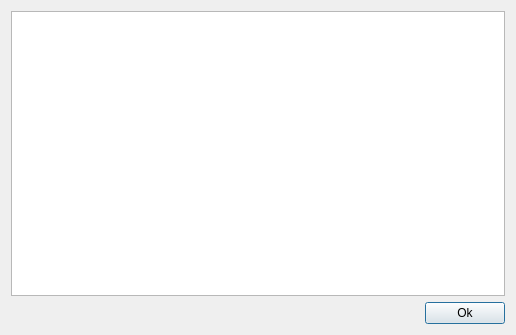
<?xml version="1.0" encoding="UTF-8"?>
<ui version="4.0">
 <class>ShowLog</class>
 <widget class="QDialog" name="ShowLog">
  <property name="geometry">
   <rect>
    <x>0</x>
    <y>0</y>
    <width>516</width>
    <height>335</height>
   </rect>
  </property>
  <property name="windowTitle">
   <string>View Logs</string>
  </property>
  <layout class="QVBoxLayout" name="verticalLayout">
   <item>
    <widget class="QTextBrowser" name="textBrowser"/>
   </item>
   <item>
    <layout class="QHBoxLayout" name="horizontalLayout">
     <item>
      <spacer name="horizontalSpacer">
       <property name="orientation">
        <enum>Qt::Horizontal</enum>
       </property>
       <property name="sizeHint" stdset="0">
        <size>
         <width>40</width>
         <height>20</height>
        </size>
       </property>
      </spacer>
     </item>
     <item>
      <widget class="QPushButton" name="btnOk">
       <property name="text">
        <string>Ok</string>
       </property>
      </widget>
     </item>
    </layout>
   </item>
  </layout>
 </widget>
 <layoutdefault spacing="6" margin="11"/>
 <resources/>
 <connections>
  <connection>
   <sender>btnOk</sender>
   <signal>clicked()</signal>
   <receiver>ShowLog</receiver>
   <slot>accept()</slot>
   <hints>
    <hint type="sourcelabel">
     <x>468</x>
     <y>313</y>
    </hint>
    <hint type="destinationlabel">
     <x>257</x>
     <y>167</y>
    </hint>
   </hints>
  </connection>
 </connections>
</ui>
